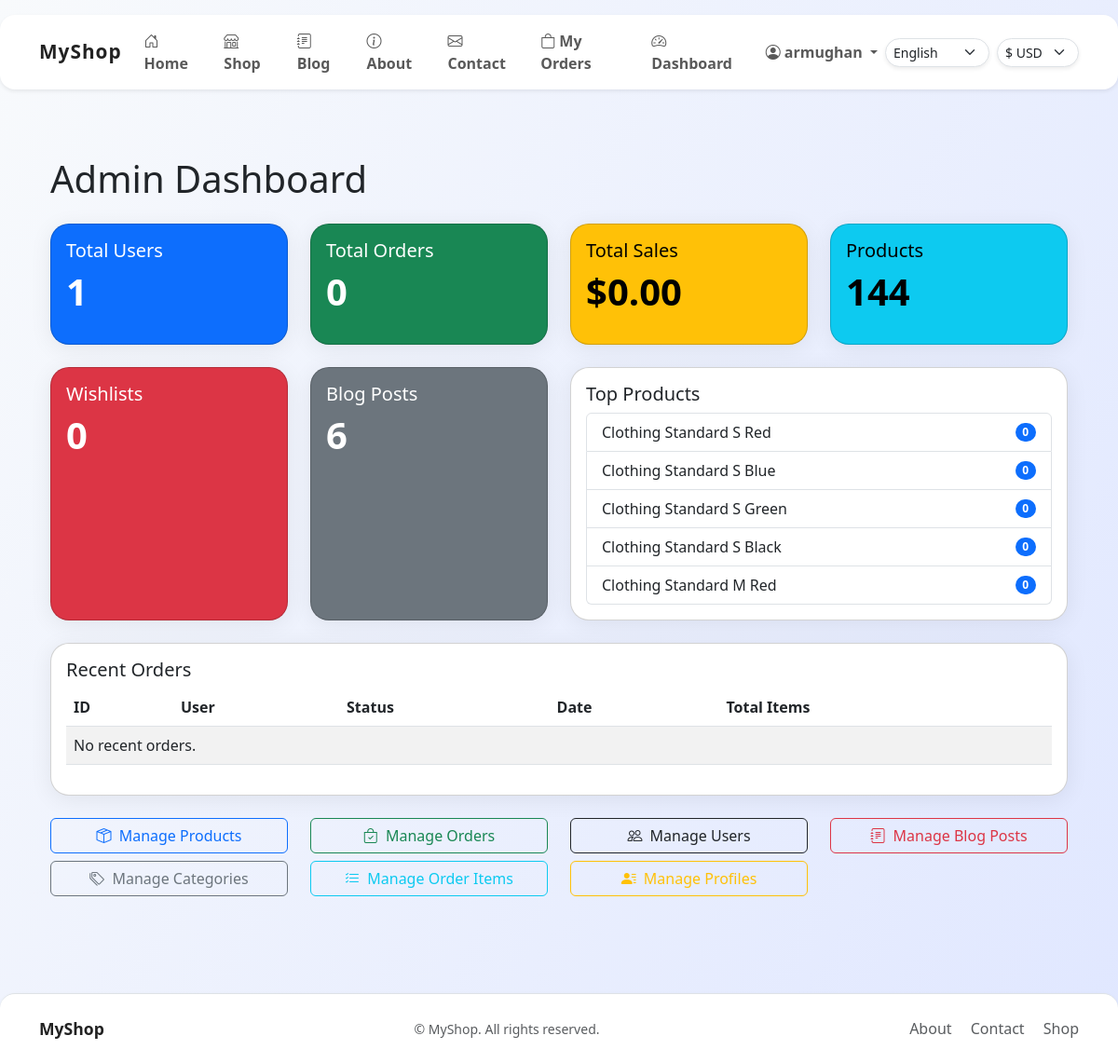
Before: /dashboard/ (signed in) with the older database file.
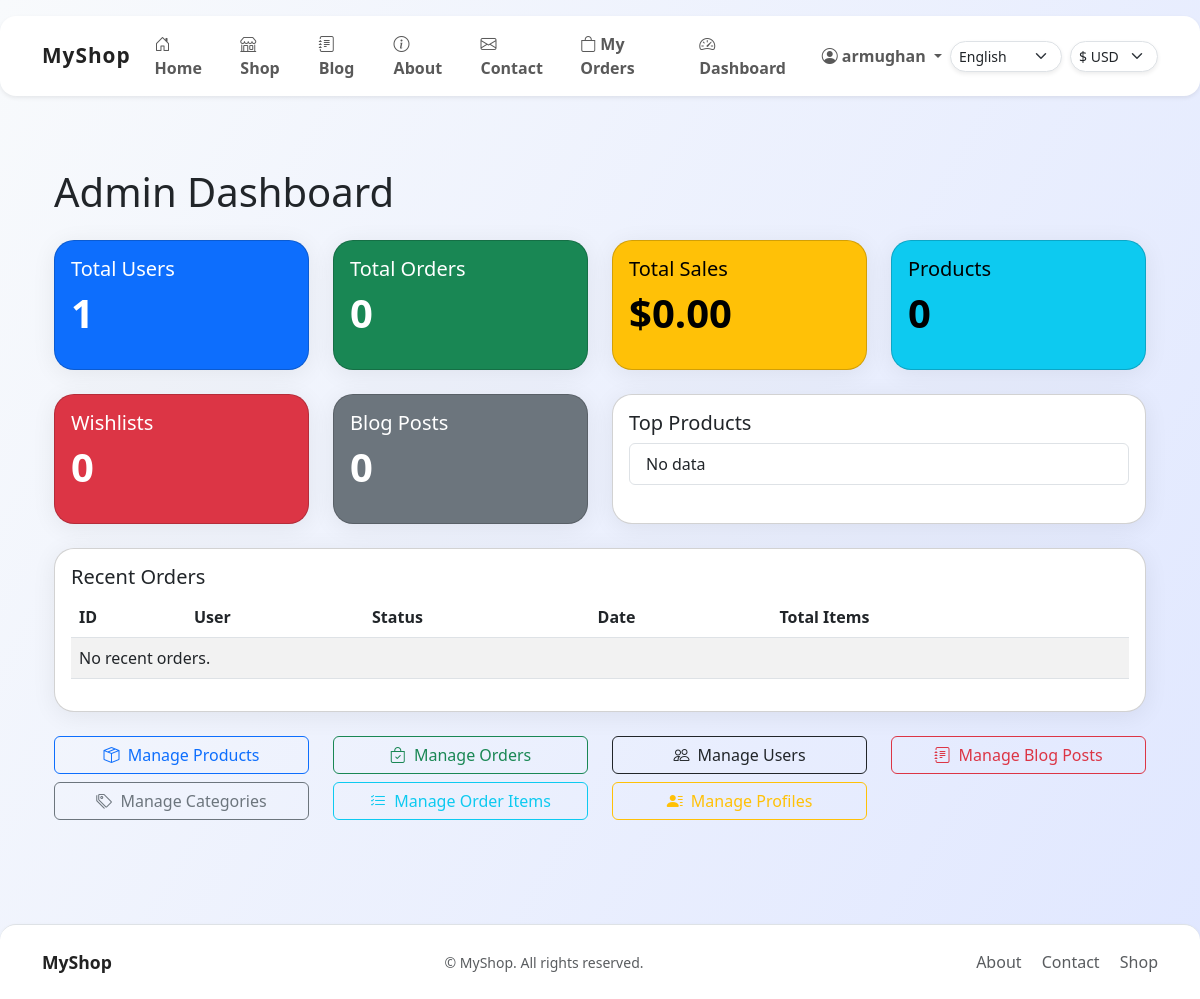
After: the same page with the newer database file.
### shop/models.py (models this page shows, shortened)
class Product(models.Model):
    name = models.CharField(max_length=200)
    description = models.TextField()
    long_description = models.TextField(blank=True, null=True, help_text='Detailed product description for product detail page')
    price = models.DecimalField(max_digits=10, decimal_places=2)
    stock = models.PositiveIntegerField()
    image = models.ImageField(upload_to='products/', blank=True, null=True)
    image_url = models.URLField(blank=True, null=True, help_text='Optional: Provide an image URL instead of uploading')
    category = models.ForeignKey(Category, on_delete=models.CASCADE, related_name='products')
    slug = models.SlugField(unique=True)
    size = models.CharField(max_length=20, blank=True, null=True)
    color = models.CharField(max_length=20, blank=True, null=True)
    is_featured = models.BooleanField(default=False, help_text='Show as featured product')
    show_on_homepage = models.BooleanField(default=False, help_text='Show this product on homepage')
    variation = models.ForeignKey(Variation, on_delete=models.SET_NULL, null=True, blank=True, related_name='products', help_text='Admin can assign a variation type (e.g. Standard, Limited Edition, etc.)')

### dashboard/views.py (the view)
# urls.py: path('', views.dashboard_home, name='dashboard_home'),
@staff_member_required
def dashboard_home(request):
    if not request.user.is_staff:
        return redirect('user_dashboard')
    total_users = User.objects.count()
    total_orders = Order.objects.count()
    total_sales = Order.objects.filter(status='paid').aggregate(
        total=models.Sum(models.F('items__quantity') * models.F('items__product__price'), output_field=models.FloatField())
    )['total'] or 0
    total_products = Product.objects.count()
    total_wishlist = Wishlist.objects.count()
    total_blog_posts = BlogPost.objects.count()
    recent_orders = Order.objects.order_by('-created_at')[:10]
    top_products = Product.objects.annotate(total_sold=models.Sum('orderitem__quantity')).order_by('-total_sold')[:5]
    return render(request, 'dashboard_admin.html', {
        'total_users': total_users,
        'total_orders': total_orders,
        'total_sales': total_sales,
        'total_products': total_products,
        'total_wishlist': total_wishlist,
        'total_blog_posts': total_blog_posts,
        'recent_orders': recent_orders,
        'top_products': top_products,
    })

### core/context_processors.py (called while the page is built)
def site_settings(request):
    return {
        'settings': SiteSettings.objects.first(),
        'about_page_settings': AboutPageSettings.objects.first(),
    }

### templates/dashboard_admin.html (shortened to what the changed rows need)
{% extends 'base.html' %}
{% block content %}
<div class="container my-4">
  <h1 class="mb-4">Admin Dashboard</h1>
  <div class="row g-4 mb-4">
    <div class="col-md-3">
      <div class="card text-bg-info h-100">
        <div class="card-body">
          <h5 class="card-title">Products</h5>
          <p class="display-6 fw-bold">{{ total_products }}</p>
        </div>
      </div>
    </div>
  </div>
  <div class="row g-4 mb-4">
    <div class="col-md-3">
      <div class="card text-bg-secondary h-100">
        <div class="card-body">
          <h5 class="card-title">Blog Posts</h5>
          <p class="display-6 fw-bold">{{ total_blog_posts }}</p>
        </div>
      </div>
    </div>
    <div class="col-md-6">
      <div class="card h-100">
        <div class="card-body">
          <ul class="list-group">
            {% for product in top_products %}
            <li class="list-group-item d-flex justify-content-between align-items-center">
              {{ product.name }}
              <span class="badge bg-primary rounded-pill">{{ product.total_sold|default:0 }}</span>
            </li>
            {% empty %}
            <li class="list-group-item">No data</li>
            {% endfor %}
          </ul>
        </div>
      </div>
    </div>
  </div>
  <div class="card mb-4">
    <div class="card-body">
      <div class="table-responsive">
        <table class="table table-striped">
          <thead>
            <tr>
              <th>ID</th>
              <th>User</th>
              <th>Status</th>
              <th>Date</th>
              <th>Total Items</th>
            </tr>
          </thead>
        </table>
      </div>
    </div>
  </div>
</div>
{% endblock %}

Changed rows visible on the page:
removed Product: name "Clothing Standard S Red", total_sold "0"
removed Product: name "Clothing Standard S Blue", total_sold "0"
removed Product: name "Clothing Standard S Green", total_sold "0"
removed Product: name "Clothing Standard S Black", total_sold "0"
removed Product: name "Clothing Standard M Red", total_sold "0"
Other visible differences:
{{ total_products }}: "144" → "0"
{{ total_blog_posts }}: "6" → "0"
text now shown: "No data"
